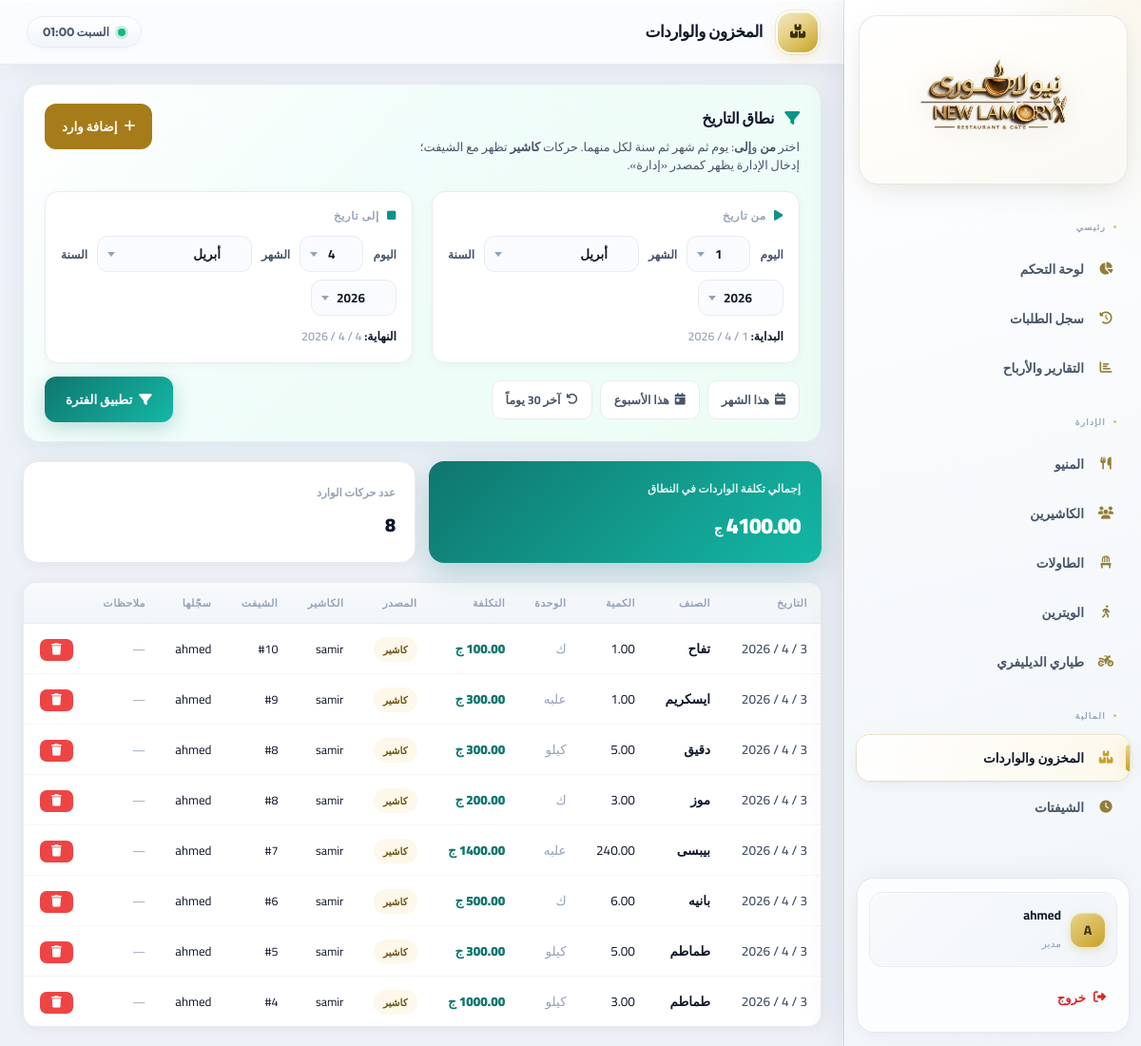
The app's page /admin-panel/inventory/ (signed in), older data.
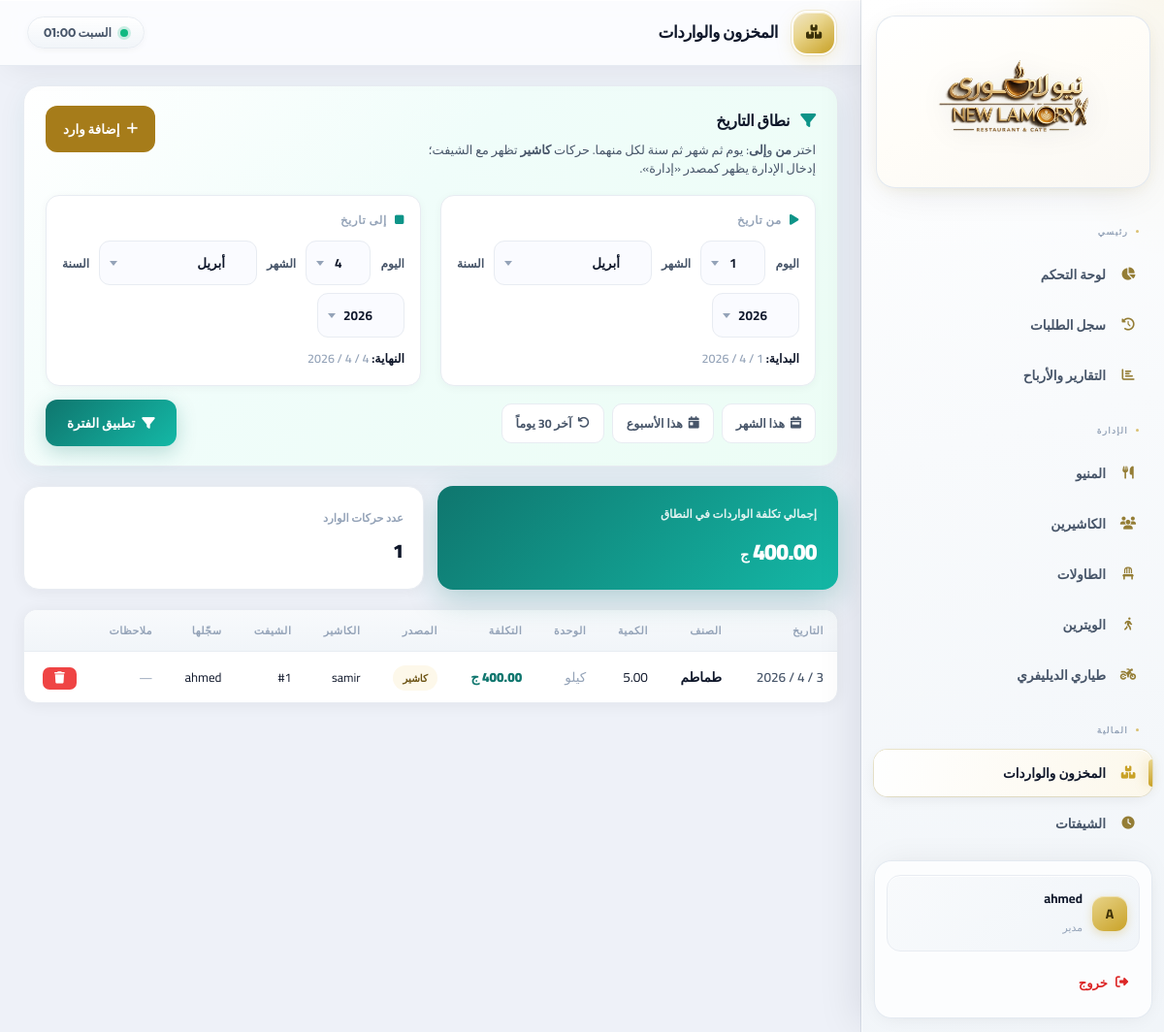
The same page, newer data.
### pos/models.py (models this page shows, shortened)
class InventoryEntry(models.Model):
    name       = models.CharField(max_length=200, verbose_name='اسم الصنف')
    quantity   = models.DecimalField(max_digits=10, decimal_places=2, verbose_name='الكمية')
    unit       = models.CharField(max_length=50, blank=True, verbose_name='الوحدة')
    total_cost = models.DecimalField(max_digits=10, decimal_places=2, verbose_name='التكلفة الإجمالية')
    date       = models.DateField(default=timezone.now, verbose_name='تاريخ الوارد')
    added_by   = models.ForeignKey(User, on_delete=models.SET_NULL, null=True, verbose_name='أضافه')
    notes      = models.TextField(blank=True, verbose_name='ملاحظات')
    shift = models.ForeignKey(
        'Shift', on_delete=models.SET_NULL, null=True, blank=True,
        related_name='inventory_entries', verbose_name='الشيفت',
    )
    recorded_by_cashier = models.ForeignKey(
        User, on_delete=models.SET_NULL, null=True, blank=True,
        related_name='cashier_inventory_entries', verbose_name='الكاشير (التسجيل)',
    )
    class Meta:
        verbose_name='وارد مخزون'; verbose_name_plural='واردات المخزون'; ordering=['-date','-id']

### pos/admin_views.py (the view)
# urls.py: path('admin-panel/inventory/',           admin_views.inventory_list,      name='admin_inventory'),
@admin_required
def inventory_list(request):
    today = timezone.localdate()
    month_start = today.replace(day=1)
    raw_start = (request.GET.get('start') or '').strip()
    raw_end = (request.GET.get('end') or '').strip()
    start_d = parse_date(raw_start) if raw_start else None
    end_d = parse_date(raw_end) if raw_end else None
    if raw_start and start_d is None:
        messages.warning(request, 'تاريخ البداية غير صالح. تم استخدام أول الشهر الحالي.')
        start_d = month_start
    elif start_d is None:
        start_d = month_start
    if raw_end and end_d is None:
        messages.warning(request, 'تاريخ النهاية غير صالح. تم استخدام اليوم.')
        end_d = today
    elif end_d is None:
        end_d = today
    if start_d > end_d:
        start_d, end_d = end_d, start_d
    qs = (
        InventoryEntry.objects.filter(date__range=[start_d, end_d])
        .select_related('added_by', 'shift', 'recorded_by_cashier')
        .order_by('-date', '-id')
    )
    total_cost = qs.aggregate(t=Sum('total_cost'))['t'] or 0
    entries = list(qs)
    year_now = today.year
    year_options = list(range(year_now - 4, year_now + 2))
    week_start = today - timedelta(days=today.weekday())
    thirty_back = today - timedelta(days=29)
    return render(
        request,
        'pos/admin/inventory.html',
        {
            'entries': entries,
            'total_cost': total_cost,
            'start_date': start_d,
            'end_date': end_d,
            'ar_months': _AR_MONTHS,
            'year_options': year_options,
            'days_range': list(range(1, 32)),
            'today_iso': today.strftime('%Y-%m-%d'),
            'month_start_iso': month_start.strftime('%Y-%m-%d'),
            'week_start_iso': week_start.strftime('%Y-%m-%d'),
            'thirty_back_iso': thirty_back.strftime('%Y-%m-%d'),
        },
    )

### pos/admin_views.py (called while the page is built)
def admin_required(view_func):
    decorated = login_required(user_passes_test(lambda u: u.is_staff)(view_func))
    return decorated

### templates/pos/admin/inventory.html (shortened to what the changed rows need)
{% extends 'pos/admin/base.html' %}
{% block content %}
<div class="inv-page">
  <div class="inv-toolbar">
    <div class="inv-toolbar-top">
      <div>
        <h2><i class="fas fa-filter" style="color:#0d9488;margin-inline-end:8px"></i> نطاق التاريخ</h2>
      </div>
    </div>
  </div>
  <div class="inv-kpis">
    <div class="inv-kpi-main">
      <div class="kpi-lbl">إجمالي تكلفة الواردات في النطاق</div>
      <div class="kpi-val">{{ total_cost|floatformat:2 }} <span style="font-size:.9rem;font-weight:800">ج</span></div>
    </div>
    <div class="inv-kpi-side">
      <div class="kpi-lbl">عدد حركات الوارد</div>
      <div class="kpi-val">{{ entries|length }}</div>
    </div>
  </div>
  <div class="inv-table-wrap">
    <table class="tbl">
      <thead>
        <tr>
          <th>التاريخ</th><th>الصنف</th><th>الكمية</th><th>الوحدة</th><th>التكلفة</th><th>المصدر</th><th>الكاشير</th><th>الشيفت</th><th>سجّلها</th><th>ملاحظات</th><th></th>
        </tr>
      </thead>
      <tbody>
        {% for e in entries %}
        <tr>
          <td class="inv-datecell">{{ e.date.day }} / {{ e.date.month }} / {{ e.date.year }}</td>
          <td><span class="inv-name">{{ e.name }}</span></td>
          <td style="font-variant-numeric:tabular-nums">{{ e.quantity|floatformat:2 }}</td>
          <td style="color:var(--muted)">{{ e.unit|default:"—" }}</td>
          <td><span class="inv-cost">{{ e.total_cost|floatformat:2 }} ج</span></td>
          <td style="font-size:.78rem">{% if e.shift %}<span class="badge b-pri" style="font-size:.65rem">كاشير</span>{% else %}<span class="badge b-grey" style="font-size:.65rem">إدارة</span>{% endif %}</td>
          <td style="font-size:.78rem">{% if e.recorded_by_cashier %}{{ e.recorded_by_cashier.username }}{% else %}—{% endif %}</td>
          <td style="font-size:.78rem;font-variant-numeric:tabular-nums">{% if e.shift_id %}#{{ e.shift_id }}{% else %}—{% endif %}</td>
          <td style="font-size:.82rem">{{ e.added_by.username|default:"—" }}</td>
          <td style="font-size:.78rem;color:var(--muted);max-width:180px">{{ e.notes|truncatechars:35|default:"—" }}</td>
          <td><button type="button" class="btn btn-dan btn-sm" onclick="delInv({{ e.pk }})" title="حذف"><i class="fas fa-trash"></i></button></td>
        </tr>
        {% empty %}
        <tr><td colspan="11"><div class="inv-empty"><i class="fas fa-box-open"></i><strong>لا توجد واردات في هذا النطاق</strong>جرّب توسيع الفترة أو إضافة وارد جديد.</div></td></tr>
        {% endfor %}
      </tbody>
    </table>
  </div>
</div>
{% endblock %}

Row changes from the older to the newer data that the page shows:
removed InventoryEntry: date.year "2026", name "تفاح", quantity "1.00", unit "ك", total_cost "100.00", shows "كاشير", recorded_by_cashier.username "samir", shift_id "10", added_by.username "ahmed", notes "—"
removed InventoryEntry: date.year "2026", name "ايسكريم", quantity "1.00", unit "علبه", total_cost "300.00", shows "كاشير", recorded_by_cashier.username "samir", shift_id "9", added_by.username "ahmed", notes "—"
removed InventoryEntry: date.year "2026", name "دقيق", quantity "5.00", unit "كيلو", total_cost "300.00", shows "كاشير", recorded_by_cashier.username "samir", shift_id "8", added_by.username "ahmed", notes "—"
removed InventoryEntry: date.year "2026", name "موز", quantity "3.00", unit "ك", total_cost "200.00", shows "كاشير", recorded_by_cashier.username "samir", shift_id "8", added_by.username "ahmed", notes "—"
removed InventoryEntry: date.year "2026", name "بيبسى", quantity "240.00", unit "علبه", total_cost "1400.00", shows "كاشير", recorded_by_cashier.username "samir", shift_id "7", added_by.username "ahmed", notes "—"
removed InventoryEntry: date.year "2026", name "بانيه", quantity "6.00", unit "ك", total_cost "500.00", shows "كاشير", recorded_by_cashier.username "samir", shift_id "6", added_by.username "ahmed", notes "—"
removed InventoryEntry: date.year "2026", name "طماطم", quantity "5.00", unit "كيلو", total_cost "300.00", shows "كاشير", recorded_by_cashier.username "samir", shift_id "5", added_by.username "ahmed", notes "—"
removed InventoryEntry: date.year "2026", name "طماطم", quantity "3.00", unit "كيلو", total_cost "1000.00", shows "كاشير", recorded_by_cashier.username "samir", shift_id "4", added_by.username "ahmed", notes "—"
now on this page (row edited): InventoryEntry: date.year "2026", name "طماطم", quantity "5.00", unit "كيلو", total_cost "400.00", shows "كاشير", recorded_by_cashier.username "samir", shift_id "1", added_by.username "ahmed", notes "—"
Text that changed along with them:
{{ total_cost|floatformat:2 }}: "4100.00" → "400.00"
{{ entries|length }}: "8" → "1"
